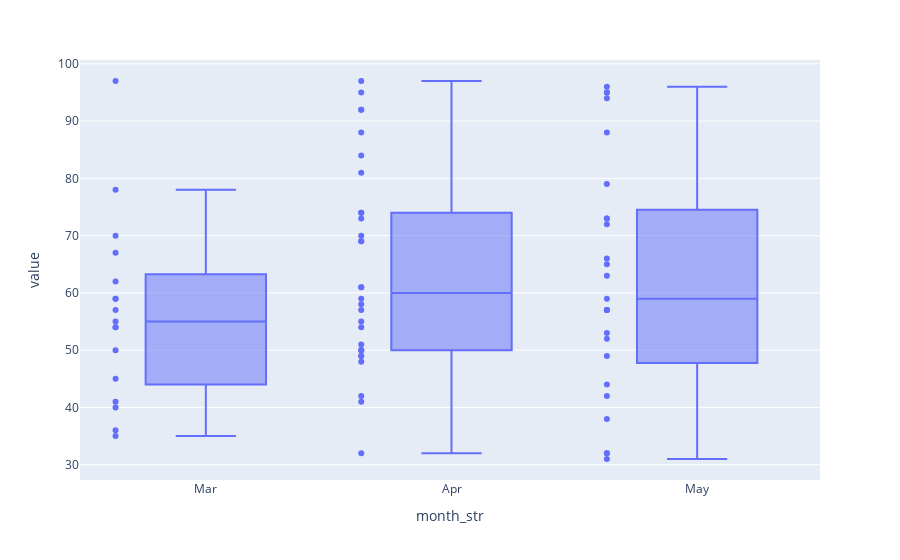

The notebook cell saved with this chart:
### Code cell
month_bxplot_fig = px.box(recovery_df_to_analyse,
                     x='month_str',
                     y='value',
                     points='all')
month_bxplot_fig.update_traces(jitter=0)
month_bxplot_fig.show()

### Figure 1 — Plotly figure (JSON) as saved in the notebook; plotly's stock layout.template omitted (floating-point values rounded to 4 significant figures)
{"data": [{"alignmentgroup": "True", "boxpoints": "all", "hovertemplate": "month_str=%{x}<br>value=%{y}<extra></extra>", "jitter": 0, "legendgroup": "", "marker": {"color": "#636efa"}, "name": "", "notched": false, "offsetgroup": "", "orientation": "v", "showlegend": false, "type": "box", "x": ["Mar", "Mar", "Mar", "Mar", "Mar", "Mar", "Mar", "Mar", "Mar", "Mar", "Mar", "Mar", "Mar", "Mar", "Mar", "Mar", "Mar", "Apr", "Apr", "Apr", "Apr", "Apr", "Apr", "Apr", "Apr", "Apr", "Apr", "Apr", "Apr", "Apr", "Apr", "Apr", "Apr", "Apr", "Apr", "Apr", "Apr", "Apr", "Apr", "Apr", "Apr", "Apr", "Apr", "Apr", "Apr", "Apr", "Apr", "May", "May", "May", "May", "May", "May", "May", "May", "May", "May", "May", "May", "May", "May", "May", "May", "May", "May", "May", "May", "May", "May", "May", "May", "May"], "x0": " ", "xaxis": "x", "y": [36, 55, 54, 35, 50, 40, 67, 70, 97, 78, 54, 59, 45, 62, 41, 57, 59, 54, 58, 95, 48, 51, 81, 57, 55, 49, 42, 74, 73, 92, 84, 97, 70, 32, 61, 50, 50, 88, 49, 50, 41, 59, 69, 69, 74, 92, 61, 49, 65, 57, 57, 66, 38, 63, 31, 32, 96, 95, 79, 73, 57, 95, 72, 94, 73, 88, 53, 32, 52, 42, 44, 59], "y0": " ", "yaxis": "y"}], "layout": {"boxmode": "group", "legend": {"tracegroupgap": 0}, "margin": {"t": 60}, "xaxis": {"anchor": "y", "domain": [0, 1], "title": {"text": "month_str"}}, "yaxis": {"anchor": "x", "domain": [0, 1], "title": {"text": "value"}}}}
